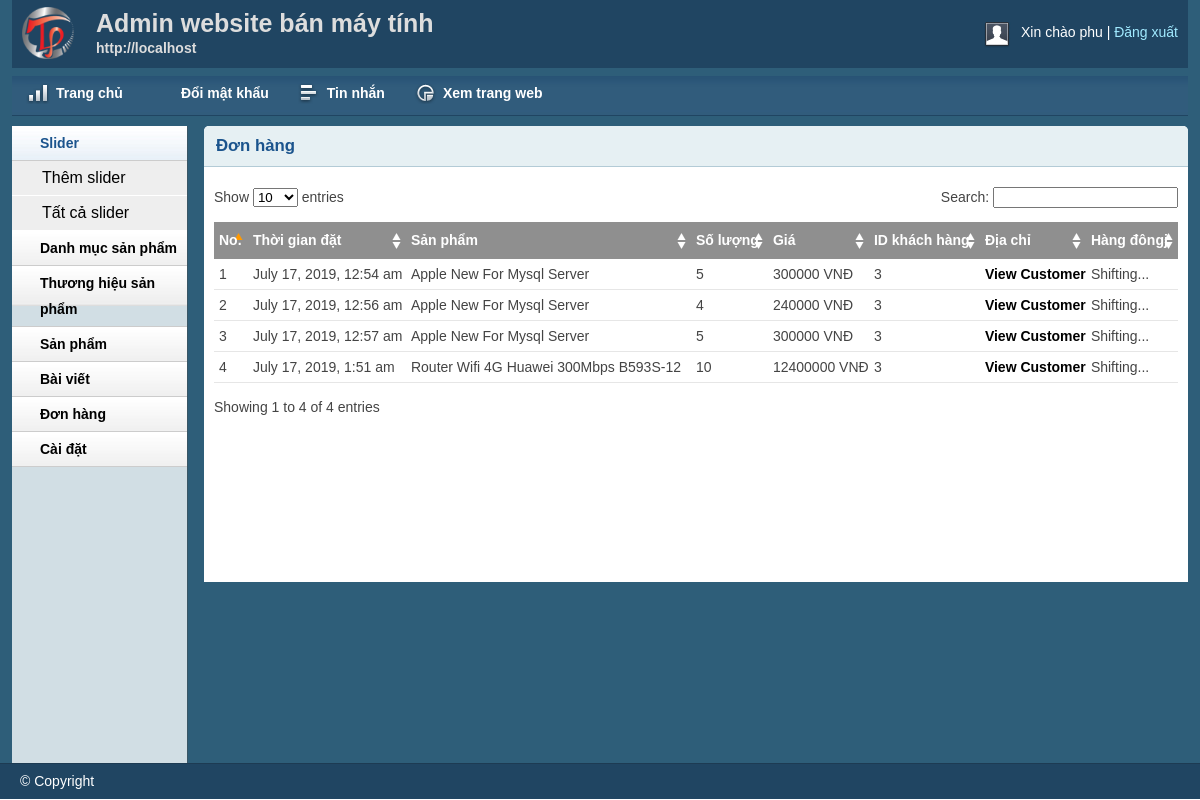
The page /admin/inbox.php (signed in) on the database as committed earlier.
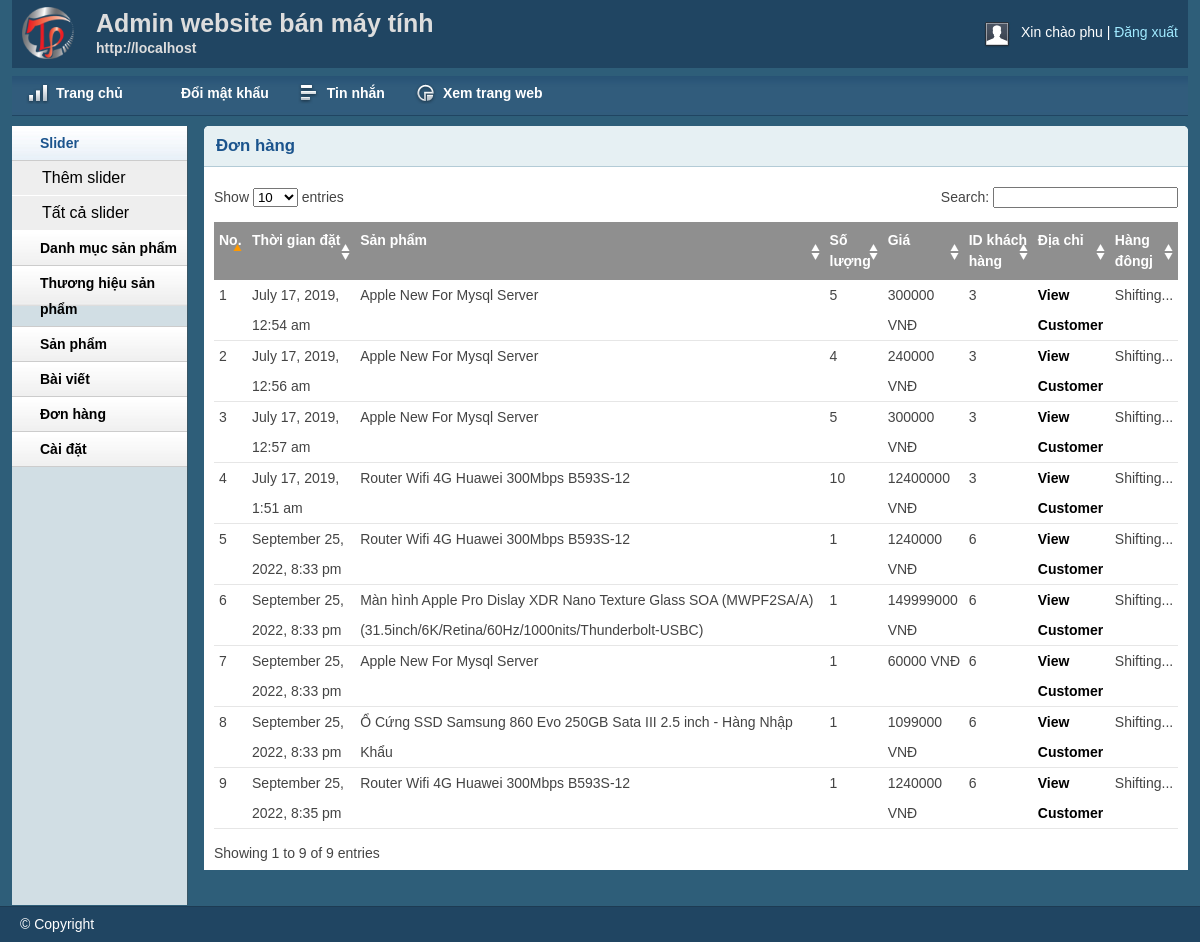
The same page on the database as committed later.
### tables this page shows
CREATE TABLE `tbl_order` (
  `id` int(11) NOT NULL,
  `productId` int(11) NOT NULL,
  `productName` varchar(255) NOT NULL,
  `customer_id` int(11) NOT NULL,
  `quantity` int(11) NOT NULL,
  `price` varchar(255) NOT NULL,
  `image` varchar(255) NOT NULL,
  `status` int(11) NOT NULL DEFAULT 0,
  `date_order` datetime NOT NULL DEFAULT current_timestamp()
);

### lib/session.php (called while the page is built, shortened)
<?php
class Session{
 public static function get($key){
    if (isset($_SESSION[$key])) {
     return $_SESSION[$key];
    } else {
     return false;
    }
 }
}
?>

### lib/database.php (called while the page is built, shortened)
<?php
Class Database{
   public $host   = "localhost";
   public $user   = "root";
   public $pass   = "";
   public $dbname = "thuctapcoso";
   public $link;
private function connectDB(){
   $this->link = new mysqli($this->host, $this->user, $this->pass,
    $this->dbname);
 }
public function select($query){
  $result = $this->link->query($query) or
   die($this->link->error.__LINE__);
  if($result->num_rows > 0){
    return $result;
  } else {
    return false;
  }
 }
}

### classes/cart.php (called while the page is built, shortened)
<?php
	$filepath = realpath(dirname(__FILE__));
	include_once ($filepath.'/../lib/database.php');
	include_once ($filepath.'/../helpers/format.php');
?>
<?php
	class cart
	{
		private $db;
		public function __construct()
		{
			$this->db = new Database();
		}
		public function get_inbox_cart(){
			$query = "SELECT * FROM tbl_order ORDER BY date_order";
			$get_inbox_cart = $this->db->select($query);
			return $get_inbox_cart;
		}
	}
?>

### helpers/format.php (called while the page is built, shortened)
<?php
class Format{
 public function formatDate($date){
    return date('F j, Y, g:i a', strtotime($date));
 }
}
?>

### admin/inbox.php (the view, shortened to what this page needs)
<?php include 'inc/header.php';?>
<?php include 'inc/sidebar.php';?>
<?php
$filepath = realpath(dirname(__FILE__));
include_once ($filepath.'/../classes/cart.php');
include_once ($filepath.'/../helpers/format.php');
?>
        <div class="grid_10">
            <div class="box round first grid">
                <h2>Đơn hàng</h2>
                <div class="block">
                    <table class="data display datatable" id="example">
					<thead>
						<tr>
							<th>No.</th>
							<th>Thời gian đặt</th>
							<th>Sản phẩm</th>
							<th>Số lượng</th>
							<th>Giá</th>
							<th>ID khách hàng</th>
							<th>Địa chỉ</th>
							<th>Hàng đôngj</th>
						</tr>
					</thead>
					<tbody>
						<?php
						$ct = new cart();
						$fm = new Format();
						$get_inbox_cart = $ct->get_inbox_cart();
						if($get_inbox_cart){
							$i = 0;
							while($result = $get_inbox_cart->fetch_assoc()){
								$i++;
						 ?>
						<tr class="odd gradeX">
							<td><?php echo $i; ?></td>
							<td><?php echo $fm->formatDate($result['date_order']) ?></td>
							<td><?php echo $result['productName'] ?></td>
							<td><?php echo $result['quantity'] ?></td>
							<td><?php echo $result['price'].' '.'VNĐ' ?></td>
							<td><?php echo $result['customer_id'] ?></td>
							<td><a href="customer.php?customerid=<?php echo $result['customer_id'] ?>">View Customer</a></td>
							<td>
							<?php
							if($result['status']==0){
							?>
								<a href="?shiftid=<?php echo $result['id'] ?>&price=<?php echo $result['price'] ?>&time=<?php echo $result['date_order'] ?>">Pending</a>
								<?php
							}elseif($result['status']==1){
								?>
								<?php
								echo 'Shifting...';
								?>
							<?php
							}elseif($result['status']==2){
							?>
							<a href="?delid=<?php echo $result['id'] ?>&price=<?php echo $result['price'] ?>&time=<?php echo $result['date_order'] ?>">Remove</a>
							<?php
								}
							?>
							</td>
						</tr>
						<?php
					}}
						?>
					</tbody>
				</table>
               </div>
            </div>
        </div>
<?php include 'inc/footer.php';?>

### admin/inc/header.php (shortened to what this page needs)
<?php
    include '../lib/session.php';
?>
<!DOCTYPE html>
<html>
<head>
    <link rel="stylesheet" type="text/css" href="css/reset.css" media="screen" />
    <link rel="stylesheet" type="text/css" href="css/text.css" media="screen" />
    <link rel="stylesheet" type="text/css" href="css/grid.css" media="screen" />
    <link rel="stylesheet" type="text/css" href="css/layout.css" media="screen" />
    <link rel="stylesheet" type="text/css" href="css/nav.css" media="screen" />
    <link href="css/table/demo_page.css" rel="stylesheet" type="text/css" />
</head>
<body>
    <div class="container_12">
        <div class="grid_12 header-repeat">
            <div id="branding">
                <div class="floatleft logo">
                    <img src="img/livelogo.png" alt="Logo" />
				</div>
				<div class="floatleft middle">
					<h1>Admin website bán máy tính</h1>
					<p>http://localhost</p>
				</div>
                <div class="floatright">
                    <div class="floatleft">
                        <img src="img/img-profile.jpg" alt="Profile Pic" /></div>
                    <div class="floatleft marginleft10">
                        <ul class="inline-ul floatleft">
                            <li>Xin chào <?php echo Session::get('adminName') ?></li>
                            <li><a href="?action=logout">Đăng xuất</a></li>
                        </ul>
                    </div>
                </div>
            </div>
        </div>
        <div class="grid_12">
            <ul class="nav main">
                <li class="ic-dashboard"><a href="index.php"><span>Trang chủ</span></a> </li>
				<li class="ic-typography"><a href="changepassword.php"><span>Đổi mật khẩu</span></a></li>
				<li class="ic-grid-tables"><a href="inbox.php"><span>Tin nhắn</span></a></li>
                <li class="ic-charts"><a href="../index.php"><span>Xem trang web</span></a></li>
            </ul>
        </div>

### admin/inc/sidebar.php (shortened to what this page needs)
<div class="grid_2">
    <div class="box sidemenu">
        <div class="block" id="section-menu">
            <ul class="section menu">
                <li><a class="menuitem">Slider</a>
                    <ul class="submenu">
                        <li><a href="slideradd.php">Thêm slider</a> </li>
                        <li><a href="sliderlist.php">Tất cả slider</a> </li>
                    </ul>
                </li>
                <li><a class="menuitem">Danh mục sản phẩm</a>
                </li>
                <li><a class="menuitem">Thương hiệu sản phẩm</a>
                </li>
                <li><a class="menuitem">Sản phẩm</a>
                </li>
                <li><a class="menuitem">Bài viết</a>
                </li>
                 <li><a class="menuitem">Đơn hàng</a>
                </li>
                <li>
                    <a href="setting.php" class="menuitem">Cài đặt</a>
                </li>
            </ul>
        </div>
    </div>
</div>

### admin/inc/footer.php (shortened to what this page needs)
    </div>
    <div id="site_info">
        <p>
         &copy; Copyright
        </p>
    </div>
</body>
</html>

### admin/css/layout.css (style rules this page uses)
body { background: #fff none repeat scroll 0 0; color: #444; font-size: 14px; padding: 0; }
.floatleft { float:left; }
.logo img { margin-top: -15px; width: 52px; }
.middle { margin-left: 22px; margin-top: -14px; }
.middle h1 { color:#ddd;margin:0 }
.middle p { color: #ddd; margin: 0; font-weight: bold; }
.floatright { float:right; }
.inline-ul li { display:inline; color:#fff; }
.marginleft10 { margin-left:10px; }
a { color: #000; font-weight:bold; text-decoration: none; }
.container_12, .container_16 { background:#2E5E79; }
h1, h2, h3, h4, h5, h6 { line-height:1.2em; margin-bottom:.3em; }
h2 { margin-top:1em; }
#branding { font-weight: normal; margin-bottom: 0; padding: 22px 10px 3px; text-align: left; }
.header-repeat { background:url(../img/header-repeat.jpg) repeat-x; }
#branding a { color:#A1EAFF; font-weight:normal; }
#branding a:before { content:" | "; color:#fff; }
#branding ul, #branding ul li { margin:0px; padding:0px; }
#branding li { padding:0px 0px 0px 0px !important; }
.box { background:#fff; margin-bottom:20px; padding:10px 10px 10px 10px; margin-left:-8px; }
.box.grid { padding-bottom:40px; }
.box.round { -moz-border-radius: 5px 5px 0px 0px; -webkit-border-radius: 5px 5px 0px 0px; border-radius: 5px 5px 0px 0px; }
.box h2 { font-size:1.2em; font-weight:bold; color:#1B548D; background:#E6F0F3; margin:-10px -10px 0 -10px; padding:10px 12px; border-bottom:1px solid #B3CBD6; -moz-border-radius: 5px 5px 0px 0px; -webkit-border-radius: 5px 5px 0px 0px; border-radius: 5px 5px 0px 0px; }
.box.first { min-height: 406px; }
.block { padding-top:20px; }
.box.sidemenu { background-color:#D1DEE4; border-right:1px solid #3A5665; padding:0px; margin:0px; cursor:pointer; }
.box.sidemenu .block { padding-top:0px; margin-top:0px; }
p { margin-bottom:1em; }
ul, ol { padding-top:0; }
ul.menu { list-style:none; border-top:1px solid #bbb; }
ul.menu li { margin:0; }
ul.menu li a { display:block; padding:4px 10px; border-bottom:1px solid #ccc; }
ul.menu ul { list-style:none; margin:0; }
ul.menu ul li a { padding-left:30px; }
ul.section { border-top:0; margin-bottom:0; }
ul.section li a { background:url(../img/sidemenu-repeat.jpg) repeat-x; line-height:26px; padding-left:28px; }
ul.section li li a { background:#ddd; border-bottom:1px solid #eee; }
ul.section ul li { text-transform:none; }
ul.section ul.current li a { background: #eee none repeat scroll 0 0; border-bottom: 1px solid #fff; font-size: 16px; font-weight: normal; }
ul.section li a.current { color:#1B548D; background:url(../img/sidemenu-repeat-hover.jpg) repeat-x; }
#site_info { color:#fff; background:#204562; border-top:1px solid #1d3b53; padding-left:20px; }
#site_info p { line-height:35px; margin-bottom:0px; }
.block { padding-bottom:1px; }
table.display { margin: 0 auto; clear: both; width: 100%; }
.sorting_asc { background: #8f8f8f url(../img/table/sort_asc.png) no-repeat center right; padding:8px 5px; text-align:left; color:#fff; }
.sorting { background:#8f8f8f url(../img/table/sort_both.png) no-repeat center right; padding:8px 5px; text-align:left; color:#fff; }
tr.odd { height: 30px; line-height: 30px; border-bottom:1px solid #e6e6e6; }
tr.even { height: 30px; line-height: 30px; border-bottom:1px solid #e6e6e6; }
tr.odd td, tr.even td { padding-left:5px; }

Rows that differ between the two databases and show on the page:
added tbl_order: date_order "September 25, 2022, 8:33 pm", productName "Router Wifi 4G Huawei 300Mbps B593S-12", quantity "1", price "1240000", customer "6", status "Shifting..."
added tbl_order: date_order "September 25, 2022, 8:33 pm", productName "Màn hình Apple Pro Dislay XDR Nano Texture Glass SOA (MWPF2SA/A) (31.5inch/6K/Retina/60Hz/1000nits/Thunderbolt-USBC)", quantity "1", price "149999000", customer "6", status "Shifting..."
added tbl_order: date_order "September 25, 2022, 8:33 pm", productName "Apple New For Mysql Server", quantity "1", price "60000", customer "6", status "Shifting..."
added tbl_order: date_order "September 25, 2022, 8:33 pm", productName "Ổ Cứng SSD Samsung 860 Evo 250GB Sata III 2.5 inch - Hàng Nhập Khẩu", quantity "1", price "1099000", customer "6", status "Shifting..."
added tbl_order: date_order "September 25, 2022, 8:35 pm", productName "Router Wifi 4G Huawei 300Mbps B593S-12", quantity "1", price "1240000", customer "6", status "Shifting..."
Other text that changed with them:
text written by a page script: "Show entries Search: Showing 1 to 4 of 4 entries" → "Show entries Search: Showing 1 to 9 of 9 entries"
